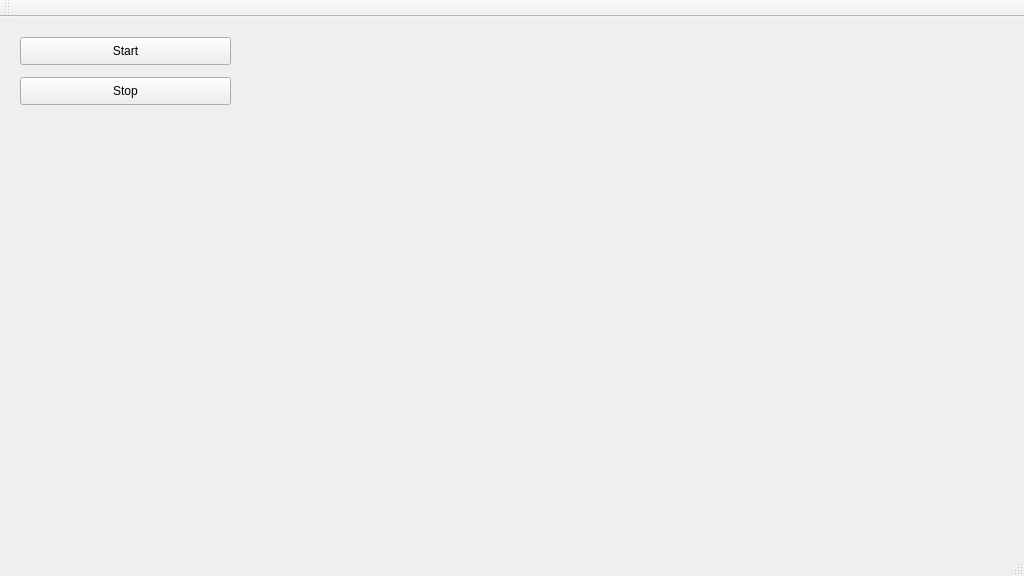
<?xml version="1.0" encoding="UTF-8"?>
<ui version="4.0">
 <class>DiffusionView</class>
 <widget class="QMainWindow" name="DiffusionView">
  <property name="geometry">
   <rect>
    <x>0</x>
    <y>0</y>
    <width>1024</width>
    <height>576</height>
   </rect>
  </property>
  <property name="windowTitle">
   <string>DiffusionView</string>
  </property>
  <widget class="QWidget" name="centralWidget">
   <widget class="QVTKWidget" name="qvtkWidget">
    <property name="geometry">
     <rect>
      <x>249</x>
      <y>19</y>
      <width>761</width>
      <height>411</height>
     </rect>
    </property>
   </widget>
   <widget class="QPushButton" name="startButton">
    <property name="geometry">
     <rect>
      <x>20</x>
      <y>20</y>
      <width>211</width>
      <height>28</height>
     </rect>
    </property>
    <property name="text">
     <string>Start</string>
    </property>
   </widget>
   <widget class="QPushButton" name="stopButton">
    <property name="geometry">
     <rect>
      <x>20</x>
      <y>60</y>
      <width>211</width>
      <height>28</height>
     </rect>
    </property>
    <property name="text">
     <string>Stop</string>
    </property>
   </widget>
  </widget>
  <widget class="QMenuBar" name="menuBar">
   <property name="geometry">
    <rect>
     <x>0</x>
     <y>0</y>
     <width>1024</width>
     <height>25</height>
    </rect>
   </property>
  </widget>
  <widget class="QToolBar" name="mainToolBar">
   <attribute name="toolBarArea">
    <enum>TopToolBarArea</enum>
   </attribute>
   <attribute name="toolBarBreak">
    <bool>false</bool>
   </attribute>
  </widget>
  <widget class="QStatusBar" name="statusBar"/>
 </widget>
 <layoutdefault spacing="6" margin="11"/>
 <customwidgets>
  <customwidget>
   <class>QVTKWidget</class>
   <extends>QWidget</extends>
   <header>QVTKWidget.h</header>
  </customwidget>
 </customwidgets>
 <resources/>
 <connections/>
</ui>
